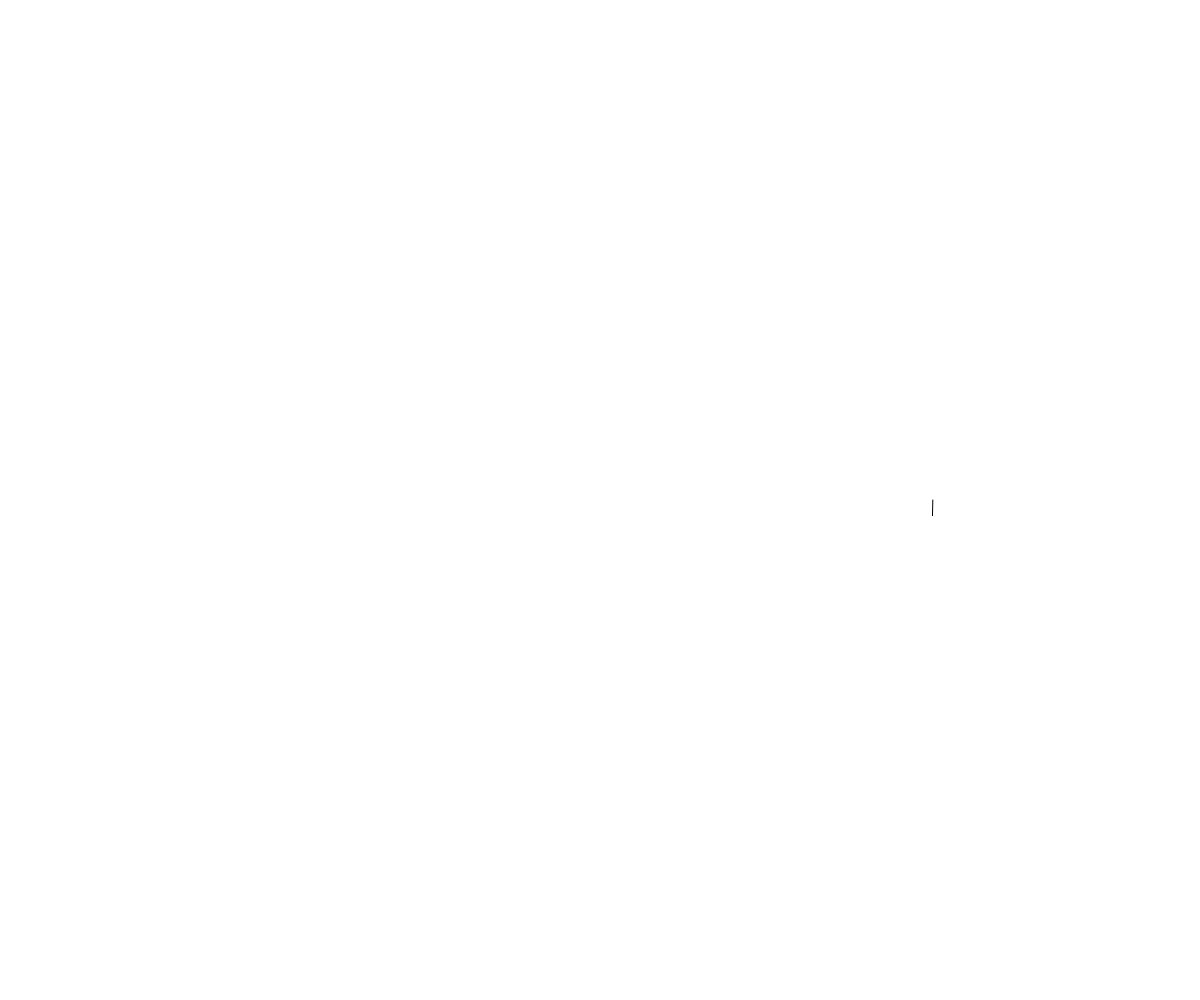
Frame 1 (no input)
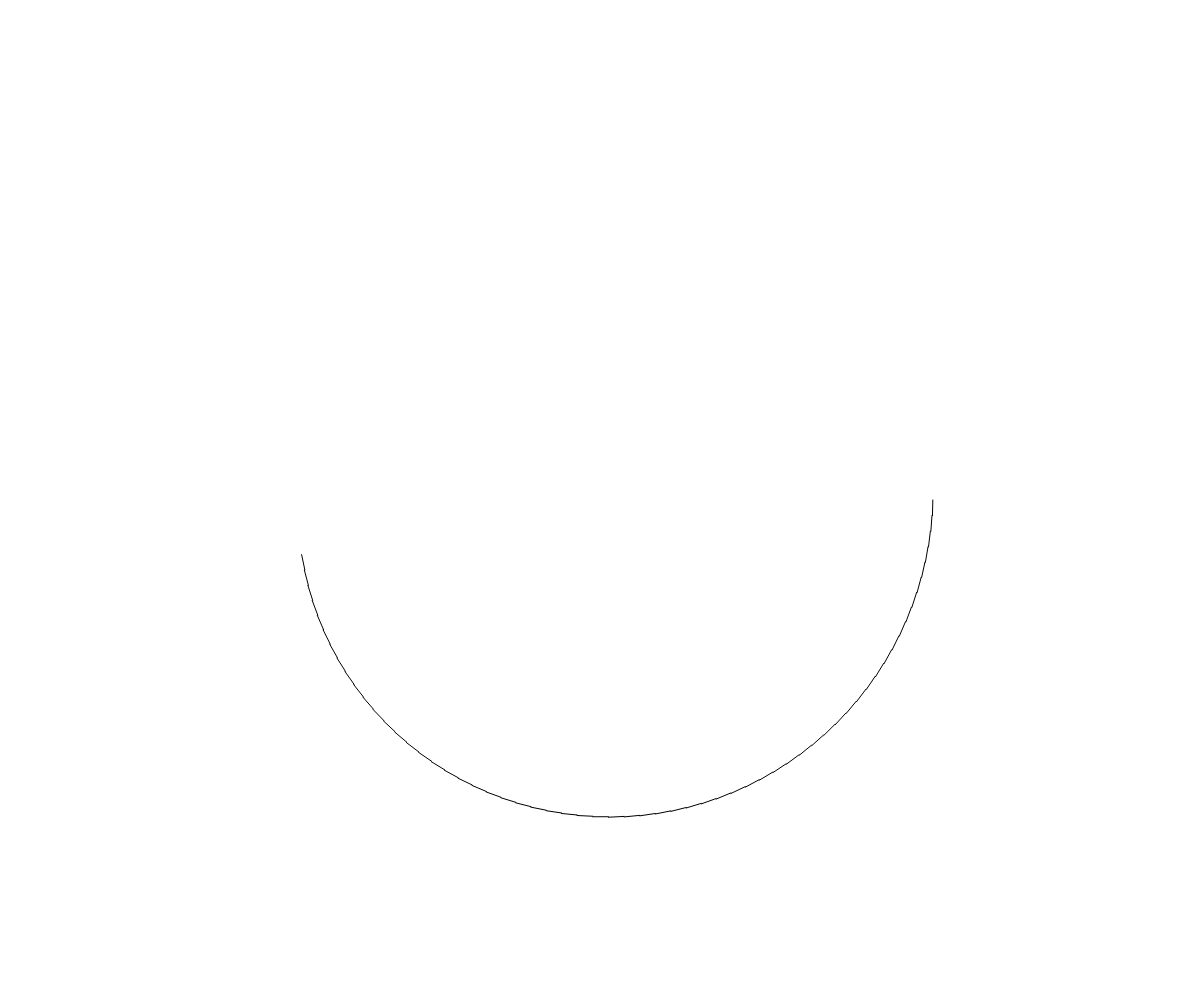
Frame 60 (no input)
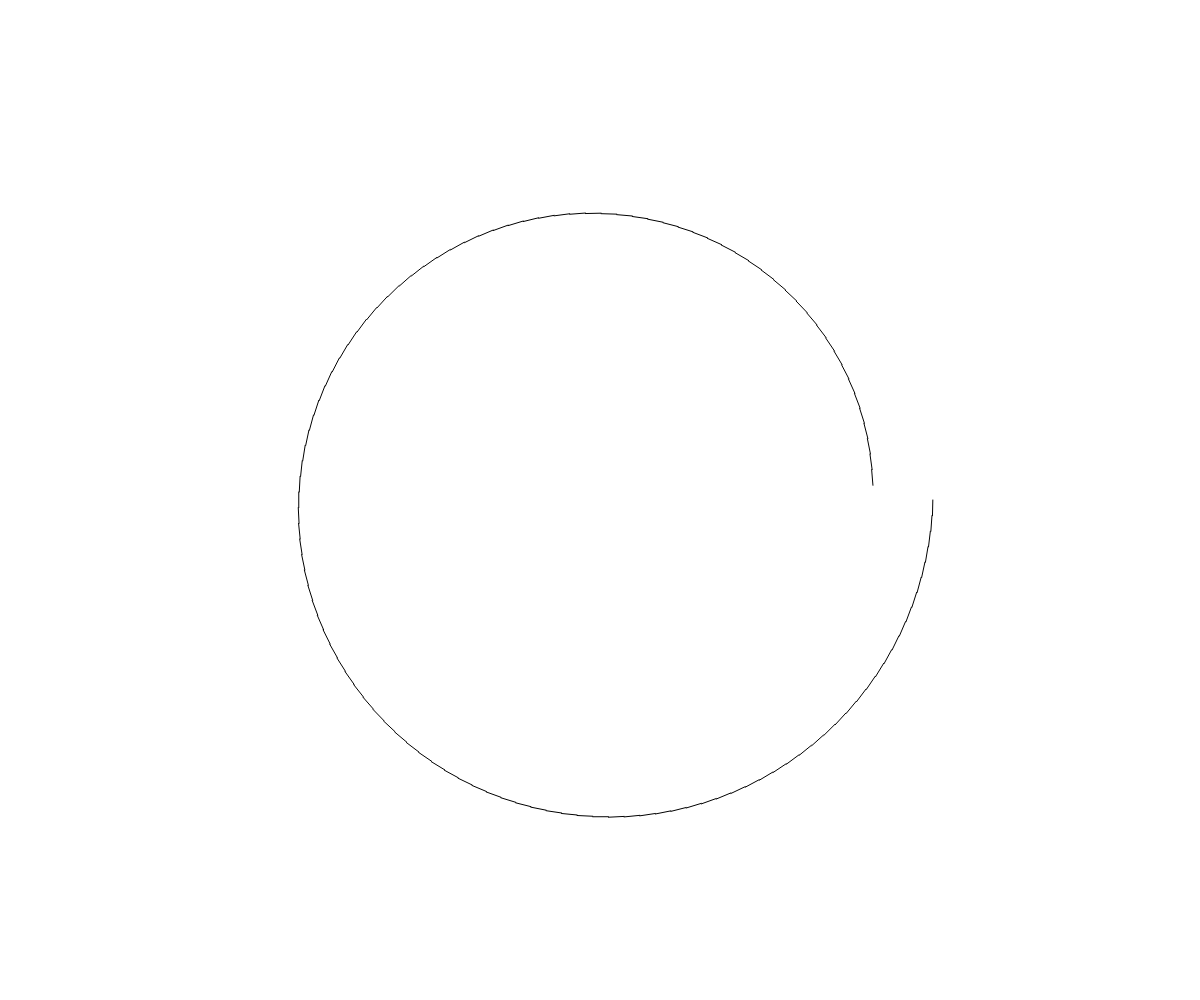
Frame 120 (the mouse pressed at the canvas centre since frame 60)

The p5.js sketch that drew these frames (run headless with seeded random() and noise() and a simulated clock; from frame 60 on, the mouse is pressed at the canvas centre):

// p5.js sketch
// ── sketch.js
let xo,yo,r;
let a = 0;
function setup() {
  createCanvas(innerWidth,innerHeight);
  xo = width/2;
  yo = height/2;
  r = min(width,height)/3;
  background(255);
}

function draw() {
  const na = a + PI/r*5;
  const nr = max(r -=.5,0);
  line(xo+r*cos(a),yo+r*sin(a),xo+nr*cos(na),yo+nr*sin(na));
  a = na;
  r = nr;
}
